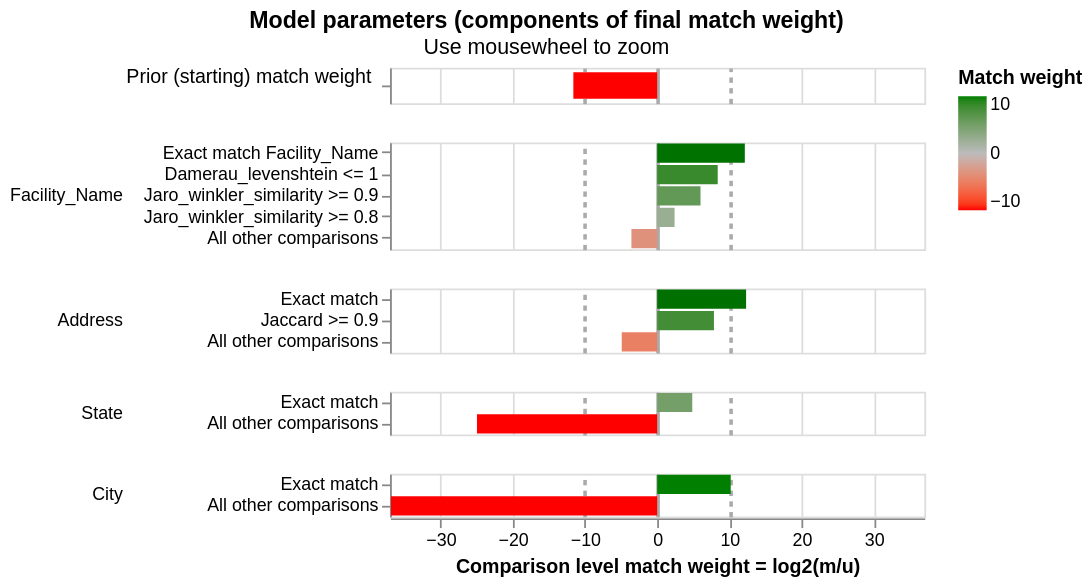

The cell this chart's notebook holds for it:
### Code cell
linker.match_weights_chart()

### Figure 1 — Vega-Lite specification as saved in the notebook (floating-point values rounded to 4 significant figures)
{"config": {"view": {"continuousWidth": 300, "continuousHeight": 300, "discreteHeight": 60, "discreteWidth": 400}, "header": {"title": null}, "mark": {"tooltip": null}, "title": {"anchor": "middle"}}, "vconcat": [{"mark": {"type": "bar", "clip": true, "height": 15}, "encoding": {"color": {"field": "log2_bayes_factor", "scale": {"domain": [-10, 0, 10], "interpolate": "lab", "range": ["red", "#bbbbbb", "green"]}, "title": "Match weight", "type": "quantitative"}, "tooltip": [{"field": "comparison_name", "title": "Comparison name", "type": "nominal"}, {"field": "probability_two_random_records_match", "format": ".4f", "title": "Probability two random records match", "type": "nominal"}, {"field": "log2_bayes_factor", "format": ",.4f", "title": "Equivalent match weight", "type": "quantitative"}, {"field": "bayes_factor_description", "title": "Match weight description", "type": "nominal"}], "x": {"axis": {"domain": false, "gridColor": {"condition": {"test": "abs(datum.value / 10)  <= 1 & datum.value % 10 === 0", "value": "#aaa"}, "value": "#ddd"}, "gridDash": {"condition": {"test": "abs(datum.value / 10) == 1", "value": [3]}, "value": null}, "gridWidth": {"condition": {"test": "abs(datum.value / 10)  <= 1 & datum.value % 10 === 0", "value": 2}, "value": 1}, "labels": false, "ticks": false, "title": ""}, "field": "log2_bayes_factor", "scale": {"domain": [-37, 37]}, "type": "quantitative"}, "y": {"axis": {"title": "Prior (starting) match weight", "titleAlign": "right", "titleAngle": 0, "titleFontWeight": "normal"}, "field": "label_for_charts", "sort": {"field": "comparison_vector_value", "order": "descending"}, "type": "nominal"}}, "height": 20, "transform": [{"filter": "(datum.comparison_name == 'probability_two_random_records_match')"}]}, {"mark": {"type": "bar", "clip": true}, "encoding": {"color": {"field": "log2_bayes_factor", "scale": {"domain": [-10, 0, 10], "interpolate": "lab", "range": ["red", "#bbbbbb", "green"]}, "title": "Match weight", "type": "quantitative"}, "row": {"field": "comparison_name", "header": {"labelAlign": "left", "labelAnchor": "middle", "labelAngle": 0}, "sort": {"field": "comparison_sort_order"}, "type": "nominal"}, "tooltip": [{"field": "comparison_name", "title": "Comparison name", "type": "nominal"}, {"field": "label_for_charts", "title": "Label", "type": "ordinal"}, {"field": "sql_condition", "title": "SQL condition", "type": "nominal"}, {"field": "m_probability", "format": ".4f", "title": "M probability", "type": "quantitative"}, {"field": "u_probability", "format": ".4f", "title": "U probability", "type": "quantitative"}, {"field": "bayes_factor", "format": ",.4f", "title": "Bayes factor = m/u", "type": "quantitative"}, {"field": "log2_bayes_factor", "format": ",.4f", "title": "Match weight = log2(m/u)", "type": "quantitative"}, {"field": "bayes_factor_description", "title": "Match weight description", "type": "nominal"}], "x": {"axis": {"gridColor": {"condition": {"test": "abs(datum.value / 10)  <= 1 & datum.value % 10 === 0", "value": "#aaa"}, "value": "#ddd"}, "gridDash": {"condition": {"test": "abs(datum.value / 10) == 1", "value": [3]}, "value": null}, "gridWidth": {"condition": {"test": "abs(datum.value / 10)  <= 1 & datum.value % 10 === 0", "value": 2}, "value": 1}, "title": "Comparison level match weight = log2(m/u)"}, "field": "log2_bayes_factor", "scale": {"domain": [-37, 37]}, "type": "quantitative"}, "y": {"axis": {"title": null}, "field": "label_for_charts", "sort": {"field": "comparison_vector_value", "order": "descending"}, "type": "nominal"}}, "height": {"step": 12}, "resolve": {"axis": {"y": "independent"}, "scale": {"y": "independent"}}, "transform": [{"filter": "(datum.comparison_name != 'probability_two_random_records_match')"}]}], "data": {"name": "data-2f3d1e8ab4f9c69143b4a5a80eb95f5c"}, "params": [{"name": "mouse_zoom", "select": {"type": "interval", "encodings": ["x"]}, "bind": "scales", "views": []}], "resolve": {"axis": {"y": "independent"}, "scale": {"y": "independent"}}, "title": {"text": "Model parameters (components of final match weight)", "subtitle": "Use mousewheel to zoom"}, "$schema": "https://vega.github.io/schema/vega-lite/v5.9.3.json", "datasets": {"data-2f3d1e8ab4f9c69143b4a5a80eb95f5c": [{"comparison_name": "probability_two_random_records_match", "sql_condition": null, "label_for_charts": "", "m_probability": null, "u_probability": null, "m_probability_description": null, "u_probability_description": null, "has_tf_adjustments": false, "tf_adjustment_column": null, "tf_adjustment_weight": null, "is_null_level": false, "bayes_factor": 0.0003197, "log2_bayes_factor": -11.61, "comparison_vector_value": 0, "max_comparison_vector_value": 0, "bayes_factor_description": "The probability that two random records drawn at random match is 0.000 or one in  3,129.1 records.This is equivalent to a starting match weight of -11.611.", "probability_two_random_records_match": 0.0003196, "comparison_sort_order": -1}, {"comparison_name": "Facility_Name", "sql_condition": "\"Facility_Name_l\" = \"Facility_Name_r\"", "label_for_charts": "Exact match Facility_Name", "m_probability": 0.8569, "u_probability": 0.0001903, "m_probability_description": "Amongst matching record comparisons, 85.69% of records are in the exact match facility_name comparison level", "u_probability_description": "Amongst non-matching record comparisons, 0.02% of records are in the exact match facility_name comparison level", "has_tf_adjustments": false, "tf_adjustment_column": null, "tf_adjustment_weight": 1.0, "is_null_level": false, "bayes_factor": 4502.0, "log2_bayes_factor": 12.14, "comparison_vector_value": 4, "max_comparison_vector_value": 4, "bayes_factor_description": "If comparison level is `exact match facility_name` then comparison is 4,502.44 times more likely to be a match", "probability_two_random_records_match": 0.0003196, "comparison_sort_order": 0}, {"comparison_name": "Facility_Name", "sql_condition": "damerau_levenshtein(\"Facility_Name_l\", \"Facility_Name_r\") <= 1", "label_for_charts": "Damerau_levenshtein <= 1", "m_probability": 0.003161, "u_probability": 9.469e-06, "m_probability_description": "Amongst matching record comparisons, 0.32% of records are in the damerau_levenshtein <= 1 comparison level", "u_probability_description": "Amongst non-matching record comparisons, 0.00% of records are in the damerau_levenshtein <= 1 comparison level", "has_tf_adjustments": false, "tf_adjustment_column": null, "tf_adjustment_weight": 1.0, "is_null_level": false, "bayes_factor": 333.8, "log2_bayes_factor": 8.383, "comparison_vector_value": 3, "max_comparison_vector_value": 4, "bayes_factor_description": "If comparison level is `damerau_levenshtein <= 1` then comparison is 333.84 times more likely to be a match", "probability_two_random_records_match": 0.0003196, "comparison_sort_order": 0}, {"comparison_name": "Facility_Name", "sql_condition": "jaro_winkler_similarity(\"Facility_Name_l\", \"Facility_Name_r\") >= 0.9", "label_for_charts": "Jaro_winkler_similarity >= 0.9", "m_probability": 0.0248, "u_probability": 0.0003873, "m_probability_description": "Amongst matching record comparisons, 2.48% of records are in the jaro_winkler_similarity >= 0.9 comparison level", "u_probability_description": "Amongst non-matching record comparisons, 0.04% of records are in the jaro_winkler_similarity >= 0.9 comparison level", "has_tf_adjustments": false, "tf_adjustment_column": null, "tf_adjustment_weight": 1.0, "is_null_level": false, "bayes_factor": 64.05, "log2_bayes_factor": 6.001, "comparison_vector_value": 2, "max_comparison_vector_value": 4, "bayes_factor_description": "If comparison level is `jaro_winkler_similarity >= 0.9` then comparison is 64.05 times more likely to be a match", "probability_two_random_records_match": 0.0003196, "comparison_sort_order": 0}, {"comparison_name": "Facility_Name", "sql_condition": "jaro_winkler_similarity(\"Facility_Name_l\", \"Facility_Name_r\") >= 0.8", "label_for_charts": "Jaro_winkler_similarity >= 0.8", "m_probability": 0.03129, "u_probability": 0.005897, "m_probability_description": "Amongst matching record comparisons, 3.13% of records are in the jaro_winkler_similarity >= 0.8 comparison level", "u_probability_description": "Amongst non-matching record comparisons, 0.59% of records are in the jaro_winkler_similarity >= 0.8 comparison level", "has_tf_adjustments": false, "tf_adjustment_column": null, "tf_adjustment_weight": 1.0, "is_null_level": false, "bayes_factor": 5.306, "log2_bayes_factor": 2.408, "comparison_vector_value": 1, "max_comparison_vector_value": 4, "bayes_factor_description": "If comparison level is `jaro_winkler_similarity >= 0.8` then comparison is 5.31 times more likely to be a match", "probability_two_random_records_match": 0.0003196, "comparison_sort_order": 0}, {"comparison_name": "Facility_Name", "sql_condition": "ELSE", "label_for_charts": "All other comparisons", "m_probability": 0.08382, "u_probability": 0.9935, "m_probability_description": "Amongst matching record comparisons, 8.38% of records are in the all other comparisons comparison level", "u_probability_description": "Amongst non-matching record comparisons, 99.35% of records are in the all other comparisons comparison level", "has_tf_adjustments": false, "tf_adjustment_column": null, "tf_adjustment_weight": 1.0, "is_null_level": false, "bayes_factor": 0.08436, "log2_bayes_factor": -3.567, "comparison_vector_value": 0, "max_comparison_vector_value": 4, "bayes_factor_description": "If comparison level is `all other comparisons` then comparison is  11.85 times less likely to be a match", "probability_two_random_records_match": 0.0003196, "comparison_sort_order": 0}, {"comparison_name": "Address", "sql_condition": "\"Address_l\" = \"Address_r\"", "label_for_charts": "Exact match", "m_probability": 0.9549, "u_probability": 0.0001875, "m_probability_description": "Amongst matching record comparisons, 95.49% of records are in the exact match comparison level", "u_probability_description": "Amongst non-matching record comparisons, 0.02% of records are in the exact match comparison level", "has_tf_adjustments": false, "tf_adjustment_column": null, "tf_adjustment_weight": 1.0, "is_null_level": false, "bayes_factor": 5093.0, "log2_bayes_factor": 12.31, "comparison_vector_value": 2, "max_comparison_vector_value": 2, "bayes_factor_description": "If comparison level is `exact match` then comparison is 5,092.97 times more likely to be a match", "probability_two_random_records_match": 0.0003196, "comparison_sort_order": 1}, {"comparison_name": "Address", "sql_condition": "jaccard(\"Address_l\", \"Address_r\") >= 0.9", "label_for_charts": "Jaccard >= 0.9", "m_probability": 0.01188, "u_probability": 5.113e-05, "m_probability_description": "Amongst matching record comparisons, 1.19% of records are in the jaccard >= 0.9 comparison level", "u_probability_description": "Amongst non-matching record comparisons, 0.01% of records are in the jaccard >= 0.9 comparison level", "has_tf_adjustments": false, "tf_adjustment_column": null, "tf_adjustment_weight": 1.0, "is_null_level": false, "bayes_factor": 232.4, "log2_bayes_factor": 7.86, "comparison_vector_value": 1, "max_comparison_vector_value": 2, "bayes_factor_description": "If comparison level is `jaccard >= 0.9` then comparison is 232.39 times more likely to be a match", "probability_two_random_records_match": 0.0003196, "comparison_sort_order": 1}, {"comparison_name": "Address", "sql_condition": "ELSE", "label_for_charts": "All other comparisons", "m_probability": 0.03327, "u_probability": 0.9998, "m_probability_description": "Amongst matching record comparisons, 3.33% of records are in the all other comparisons comparison level", "u_probability_description": "Amongst non-matching record comparisons, 99.98% of records are in the all other comparisons comparison level", "has_tf_adjustments": false, "tf_adjustment_column": null, "tf_adjustment_weight": 1.0, "is_null_level": false, "bayes_factor": 0.03327, "log2_bayes_factor": -4.909, "comparison_vector_value": 0, "max_comparison_vector_value": 2, "bayes_factor_description": "If comparison level is `all other comparisons` then comparison is  30.05 times less likely to be a match", "probability_two_random_records_match": 0.0003196, "comparison_sort_order": 1}, {"comparison_name": "State", "sql_condition": "\"State_l\" = \"State_r\"", "label_for_charts": "Exact match", "m_probability": 1.0, "u_probability": 0.03446, "m_probability_description": "Amongst matching record comparisons, 100.00% of records are in the exact match comparison level", "u_probability_description": "Amongst non-matching record comparisons, 3.45% of records are in the exact match comparison level", "has_tf_adjustments": true, "tf_adjustment_column": "State", "tf_adjustment_weight": 1.0, "is_null_level": false, "bayes_factor": 29.02, "log2_bayes_factor": 4.859, "comparison_vector_value": 1, "max_comparison_vector_value": 1, "bayes_factor_description": "If comparison level is `exact match` then comparison is 29.02 times more likely to be a match", "probability_two_random_records_match": 0.0003196, "comparison_sort_order": 2}, {"comparison_name": "State", "sql_condition": "ELSE", "label_for_charts": "All other comparisons", "m_probability": 2.959e-08, "u_probability": 0.9655, "m_probability_description": "Amongst matching record comparisons, 0.00% of records are in the all other comparisons comparison level", "u_probability_description": "Amongst non-matching record comparisons, 96.55% of records are in the all other comparisons comparison level", "has_tf_adjustments": false, "tf_adjustment_column": null, "tf_adjustment_weight": 1.0, "is_null_level": false, "bayes_factor": 3.065e-08, "log2_bayes_factor": -24.96, "comparison_vector_value": 0, "max_comparison_vector_value": 1, "bayes_factor_description": "If comparison level is `all other comparisons` then comparison is  32,631,099.99 times less likely to be a match", "probability_two_random_records_match": 0.0003196, "comparison_sort_order": 2}, {"comparison_name": "City", "sql_condition": "\"City_l\" = \"City_r\"", "label_for_charts": "Exact match", "m_probability": 1.0, "u_probability": 0.0008588, "m_probability_description": "Amongst matching record comparisons, 100.00% of records are in the exact match comparison level", "u_probability_description": "Amongst non-matching record comparisons, 0.09% of records are in the exact match comparison level", "has_tf_adjustments": true, "tf_adjustment_column": "City", "tf_adjustment_weight": 1.0, "is_null_level": false, "bayes_factor": 1164.0, "log2_bayes_factor": 10.19, "comparison_vector_value": 1, "max_comparison_vector_value": 1, "bayes_factor_description": "If comparison level is `exact match` then comparison is 1,164.38 times more likely to be a match", "probability_two_random_records_match": 0.0003196, "comparison_sort_order": 3}, {"comparison_name": "City", "sql_condition": "ELSE", "label_for_charts": "All other comparisons", "m_probability": 7.955e-12, "u_probability": 0.9991, "m_probability_description": "Amongst matching record comparisons, 0.00% of records are in the all other comparisons comparison level", "u_probability_description": "Amongst non-matching record comparisons, 99.91% of records are in the all other comparisons comparison level", "has_tf_adjustments": false, "tf_adjustment_column": null, "tf_adjustment_weight": 1.0, "is_null_level": false, "bayes_factor": 7.962e-12, "log2_bayes_factor": -36.87, "comparison_vector_value": 0, "max_comparison_vector_value": 1, "bayes_factor_description": "If comparison level is `all other comparisons` then comparison is  125,591,719,875.99 times less likely to be a match", "probability_two_random_records_match": 0.0003196, "comparison_sort_order": 3}]}}
